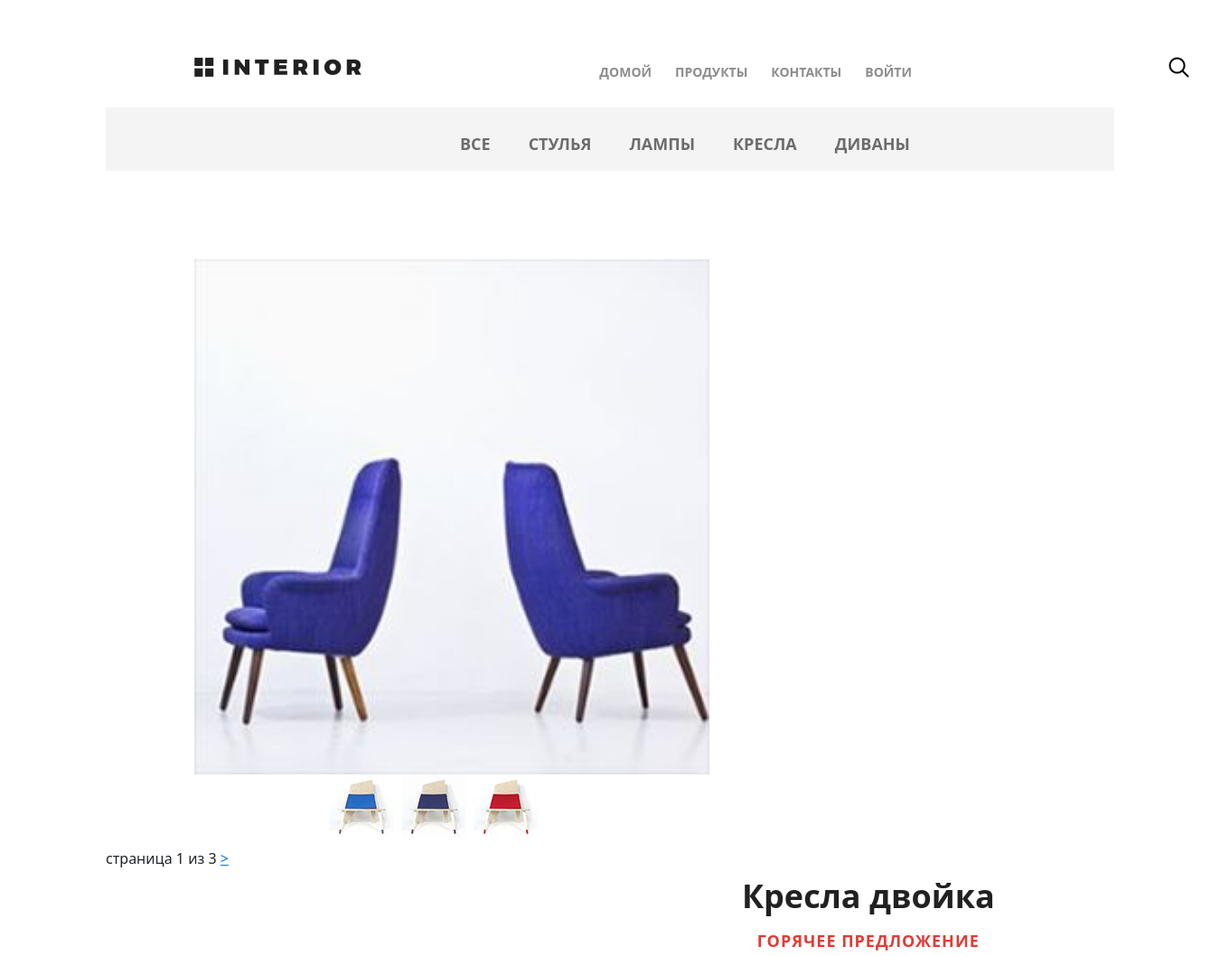
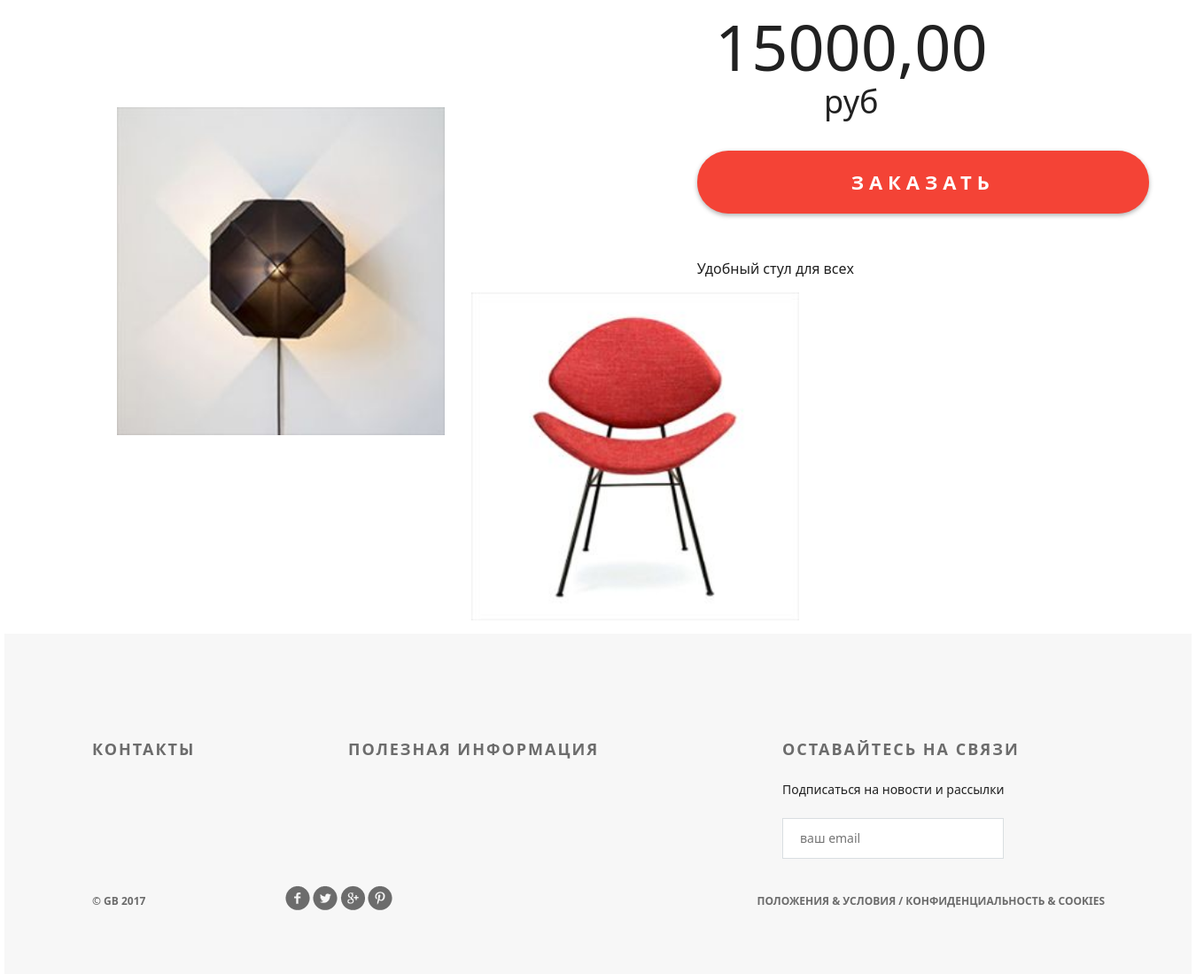
Screenshot of /products/ with the database file from the repository (2 pictures, top to bottom).
### mainapp/models.py (models this page shows, shortened)
class ProductCategory(models.Model):
    name = models.CharField(
        verbose_name='имя',
        max_length=64,
        unique=True
    )
    description = models.TextField(
        verbose_name='описание',
        blank=True
    )
    is_active = models.BooleanField(
        verbose_name='активна',
        default=True
    )

class Product(models.Model):
    category = models.ForeignKey(
        ProductCategory,
        on_delete=models.CASCADE
    )
    name = models.CharField(
        verbose_name='имя продукт',
        max_length=128
    )
    image = models.ImageField(
        upload_to='products_images',
        blank=True
    )
    short_desc = models.CharField(
        verbose_name='краткое описание',
        max_length=60,
        blank=True
    )
    description = models.TextField(
        verbose_name='описание',
        blank=True
    )
    price = models.DecimalField(
        verbose_name='цена',
        max_digits=8,
        decimal_places=2,
        default=0
    )
    quantity = models.PositiveIntegerField(
        verbose_name='количество на складе',
        default=0
    )
    is_active = models.BooleanField(
        verbose_name='активна',
        default=True
    )

### mainapp/views.py (the view, shortened to what this page needs)
# urls.py: path('products/', include('mainapp.urls', namespace='products')),
def products(request, pk=None, page=1):
    title = "Каталог"
    links_menu = ProductCategory.objects.all()
    products = Product.objects.all().order_by('price')
    hot_product = get_hot_product()
    same_product = get_same_products(hot_product)
    paginator = Paginator(products, 2)
    try:
        products_paginator = paginator.page(page)
    except PageNotAnInteger:
        products_paginator = paginator.page(1)
    except EmptyPage:
        products_paginator = paginator.page(paginator.num_pages)
    context = {
        'title': title,
        'links_menu': links_menu,
        'products': products_paginator,
        'hot_product': hot_product,
        'same_products': same_product,
    }
    return render(request, 'mainapp/products.html', context=context)

### mainapp/context_processors.py (called while the page is built)
def basket(request):
    print(f'context processor basket works')
    basket = []
    if request.user.is_authenticated:
        basket = Basket.objects.filter(user=request.user)
    return {
        'basket': basket,
    }

### mainapp/views.py (called while the page is built)
def get_hot_product():
    products = Product.objects.all()
    return random.sample(list(products), 1)[0]

def get_same_products(hot_product):
    same_products = Product.objects.filter(category=hot_product.category).exclude(pk=hot_product.pk).order_by('price')
    return same_products

### mainapp/templates/mainapp/products.html (shortened to what this page needs)
{% extends 'geekshop/base.html' %}
{% load static %}
{% block css %}
    <link rel="stylesheet" type="text/css" href="{% static 'mainapp/style.css' %}">
{% endblock %}
{% block content %}
    <div class="hero-white">
        {% include 'geekshop/includes/header.html' %}
    </div>
    <div>
        {% include 'mainapp/includes/inc_menu.html' %}
    </div>
        <div class="details-products">
            {% if hot_product %}
                <div class="details-slider col-5">
                    <div class="slider-product">
                        <img src="/media/{{ hot_product.image }}">
                    </div>
                    <div class="slider-control">
                        <div class="block">
                            <a href="#"><img src="/static/geekshop/img/controll.jpg" alt="">
                            </a>
                        </div>
                        <div class="block">
                            <a href="#"><img src="/static/geekshop/img/controll1.jpg" alt="">
                            </a>
                        </div>
                        <div class="block">
                            <a href="#"><img src="/static/geekshop/img/controll2.jpg" alt="">
                            </a>
                        </div>
                    </div>
                </div>
                <div class="description col-5">
                    <h3 class="big-bold">{{ hot_product.name }}</h3>
                    <h3 class="red">горячее предложение</h3>
                    <p class="price"> {{ hot_product.price }} <span>руб</span></p>
                    <a href="{% url 'products:detail' hot_product.pk %}" class="red-button">
                        заказать
                    </a>
                    <div class="description-text">
                        {{ hot_product.short_desc }}
                    </div>
                </div>
                </div>
            {% endif %}
        <div class="paginator">
                <span class="current">
                    страница {{ products.number }} из
                    {{ products.paginator.num_pages }}
                </span>
                {% if products.has_next %}
                    <a href="{% url 'products:page' products.next_page_number %}">
                        >
                    </a>
                {% endif %}
        </div>
        <div class="category-products products">
            <div class="title clearfix">
            </div>
            {% for product in products %}
                <div class="block">
                    <a href="{% url 'products:detail' product.pk %}">
                        <img src="/media/{{ product.image }}" alt="product" style="width: 100%;">
                    </a>
                </div>
            {% endfor %}
        </div>
{% endblock %}

### geekshop/templates/geekshop/base.html (shortened to what this page needs)
{% load static %}
<!DOCTYPE html>
<html>
<head>
    <link rel="stylesheet" type="text/css" href="{% static 'geekshop/style.css' %}">
    <link href="https://cdn.jsdelivr.net/npm/bootstrap@5.0.2/dist/css/bootstrap.min.css" rel="stylesheet">
    {% block css %}
    {% endblock %}
</head>
<body>
    <div class="container">
        {% block content %}
        {% endblock %}
        <div class="clr"></div>
    </div>
<div class="footer">
    <div class="clearfix">
        <div class="text-footer">
            <h3>контакты</h3>
        </div>
        <div class="text-footer">
            <h3>полезная информация</h3>
        </div>
        <div class="text-footer clearfix">
            <h3>Оставайтесь на связи</h3>
            <p>Подписаться на новости и рассылки</p>
            <form>
                <input type="email" name="email" placeholder="ваш email">
                <a href="#"><i class="fa fa-paper-plane fa-2x" aria-hidden="true"></i></a>
            </form>
        </div>
    </div>
    <p class="small">&copy; GB 2017</p>
    <div class="social">
        <a href="#" class="social1"></a>
        <a href="#" class="social2"></a>
        <a href="#" class="social3"></a>
        <a href="#" class="social4"></a>
    </div>
    <p class="small">Положения &amp; Условия / Конфиденциальность &amp; Cookies</p>
</div>
</body>
</html>

### geekshop/templates/geekshop/includes/header.html (shortened to what this page needs)
<div class="header clearfix">
    <a href="{% url 'index' %}" class="logo"></a>
    <ul class="menu">
        <li><a href="{% url 'index' %}" class="{% if request == '/' %}active{% endif %}">домой</a></li>
        <li><a href="{% url 'products:index' %}">продукты</a></li>
        <li><a href="{% url 'contacts' %}">контакты</a></li>
        {% if not user.is_authenticated %}
            <a href="{% url 'auth:login' %}">войти</a>
        {% endif %}
    </ul>
    <a href="#" class="search"></a>
</div>

### mainapp/templates/mainapp/includes/inc_menu.html (shortened to what this page needs)
<div class="links clearfix">
    <ul class="links-menu">
      <li>
        <a href="{% url 'products:category' 0 %}"
           class="">
          все
        </a>
      </li>
        {% for link in links_menu %}
            <li><a href="{% url 'products:category' link.pk %}"
                   class="{% if request.resolver_match.kwargs.pk|add:'0' == link.pk %}active{% endif %}">{{ link.name }}</a></li>
        {% endfor %}
    </ul>
</div>

### mainapp/static/mainapp/style.css (style rules this page uses)
.details-slider { width: 570px; float: left; margin-right: 30px; }
.slider-product img { width: 100%; }
.slider-control { width: 420px; height: 70px; margin: 0px 0px; padding-left: 150px; }

### rows the page displays
ProductCategory: name "СТУЛЬЯ"
ProductCategory: name "ЛАМПЫ"
ProductCategory: name "КРЕСЛА"
ProductCategory: name "ДИВАНЫ"
Product: image (picture), name "Кресла двойка", price "15000,00", short_desc "Удобный стул для всех"
Product: image (picture)
Product: image (picture)

### other values shown
{{ products.number }} "1"
{{ products.paginator.num_pages }} "3"
